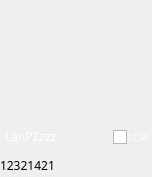
<?xml version="1.0" encoding="UTF-8"?>
<ui version="4.0">
 <class>RoomInfoCellClass</class>
 <widget class="QWidget" name="RoomInfoCellClass">
  <property name="geometry">
   <rect>
    <x>0</x>
    <y>0</y>
    <width>152</width>
    <height>177</height>
   </rect>
  </property>
  <property name="minimumSize">
   <size>
    <width>152</width>
    <height>177</height>
   </size>
  </property>
  <property name="maximumSize">
   <size>
    <width>152</width>
    <height>177</height>
   </size>
  </property>
  <property name="windowTitle">
   <string>Form</string>
  </property>
  <property name="styleSheet">
   <string notr="true"/>
  </property>
  <layout class="QVBoxLayout" name="verticalLayout">
   <property name="spacing">
    <number>0</number>
   </property>
   <property name="leftMargin">
    <number>0</number>
   </property>
   <property name="topMargin">
    <number>0</number>
   </property>
   <property name="rightMargin">
    <number>0</number>
   </property>
   <property name="bottomMargin">
    <number>0</number>
   </property>
   <item>
    <widget class="QWidget" name="topRootWidget" native="true">
     <property name="styleSheet">
      <string notr="true"/>
     </property>
     <widget class="QLabel" name="anchorNickLabel">
      <property name="geometry">
       <rect>
        <x>5</x>
        <y>126</y>
        <width>100</width>
        <height>20</height>
       </rect>
      </property>
      <property name="font">
       <font>
        <family>微软雅黑</family>
       </font>
      </property>
      <property name="styleSheet">
       <string notr="true">color: rgb(255, 255, 255);</string>
      </property>
      <property name="text">
       <string>LanPZzzz</string>
      </property>
     </widget>
     <widget class="QLabel" name="roomNumbersLabel">
      <property name="geometry">
       <rect>
        <x>127</x>
        <y>129</y>
        <width>20</width>
        <height>17</height>
       </rect>
      </property>
      <property name="font">
       <font>
        <family>微软雅黑</family>
        <pointsize>7</pointsize>
       </font>
      </property>
      <property name="styleSheet">
       <string notr="true">color: rgb(255, 255, 255);</string>
      </property>
      <property name="text">
       <string>1234</string>
      </property>
     </widget>
     <widget class="QGraphicsView" name="countGraphicsView">
      <property name="geometry">
       <rect>
        <x>113</x>
        <y>130</y>
        <width>14</width>
        <height>14</height>
       </rect>
      </property>
      <property name="styleSheet">
       <string notr="true">background-image: url(:/mainui/count_bg);</string>
      </property>
     </widget>
     <widget class="QLabel" name="anchorGraphicsView">
      <property name="geometry">
       <rect>
        <x>0</x>
        <y>0</y>
        <width>152</width>
        <height>150</height>
       </rect>
      </property>
      <property name="styleSheet">
       <string notr="true">background-image: url(:/mainui/room_cell_default);</string>
      </property>
      <property name="text">
       <string/>
      </property>
     </widget>
     <zorder>anchorGraphicsView</zorder>
     <zorder>anchorNickLabel</zorder>
     <zorder>countGraphicsView</zorder>
     <zorder>roomNumbersLabel</zorder>
    </widget>
   </item>
   <item>
    <widget class="QWidget" name="buttomRootWidget" native="true">
     <property name="sizePolicy">
      <sizepolicy hsizetype="Fixed" vsizetype="Fixed">
       <horstretch>0</horstretch>
       <verstretch>0</verstretch>
      </sizepolicy>
     </property>
     <property name="minimumSize">
      <size>
       <width>152</width>
       <height>27</height>
      </size>
     </property>
     <property name="maximumSize">
      <size>
       <width>152</width>
       <height>27</height>
      </size>
     </property>
     <property name="styleSheet">
      <string notr="true"/>
     </property>
     <widget class="QLabel" name="roomNameLabel">
      <property name="geometry">
       <rect>
        <x>0</x>
        <y>5</y>
        <width>130</width>
        <height>20</height>
       </rect>
      </property>
      <property name="font">
       <font>
        <family>微软雅黑</family>
       </font>
      </property>
      <property name="styleSheet">
       <string notr="true"/>
      </property>
      <property name="text">
       <string>12321421</string>
      </property>
     </widget>
    </widget>
   </item>
  </layout>
 </widget>
 <resources>
  <include location="../joy.qrc"/>
 </resources>
 <connections/>
</ui>
